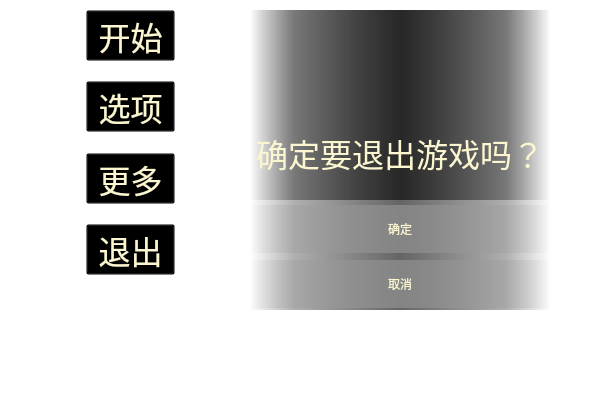
<?xml version="1.0" encoding="UTF-8"?>
<ui version="4.0">
 <class>MenuWidget</class>
 <widget class="QWidget" name="MenuWidget">
  <property name="windowModality">
   <enum>Qt::NonModal</enum>
  </property>
  <property name="geometry">
   <rect>
    <x>0</x>
    <y>0</y>
    <width>600</width>
    <height>400</height>
   </rect>
  </property>
  <property name="sizePolicy">
   <sizepolicy hsizetype="Preferred" vsizetype="Preferred">
    <horstretch>0</horstretch>
    <verstretch>0</verstretch>
   </sizepolicy>
  </property>
  <property name="sizeIncrement">
   <size>
    <width>0</width>
    <height>0</height>
   </size>
  </property>
  <property name="baseSize">
   <size>
    <width>0</width>
    <height>0</height>
   </size>
  </property>
  <property name="contextMenuPolicy">
   <enum>Qt::NoContextMenu</enum>
  </property>
  <property name="windowTitle">
   <string>Form</string>
  </property>
  <property name="styleSheet">
   <string notr="true">QWidget
{
  background: transparent;
}

QPushButton
{
  min-height: 42.85px;
  font: 24pt &quot;华文行楷&quot;;
  background: transparent;
  outline: none;
  color: rgb(251, 246, 208);
}

QPushButton:focus
{
  font: 30pt;
  color: rgb(255, 255, 23);
}

QPushButton:pressed
{
  color: white;
}

QLabel
{
  font: 24pt &quot;华文行楷&quot;;
  color: rgb(251, 246, 208);
  background: transparent;
}</string>
  </property>
  <widget class="QWidget" name="MainWidget" native="true">
   <property name="geometry">
    <rect>
     <x>30</x>
     <y>10</y>
     <width>200</width>
     <height>300</height>
    </rect>
   </property>
   <property name="focusPolicy">
    <enum>Qt::NoFocus</enum>
   </property>
   <layout class="QGridLayout" name="Layout_main">
    <item row="2" column="1">
     <widget class="QPushButton" name="Button_options">
      <property name="sizePolicy">
       <sizepolicy hsizetype="Preferred" vsizetype="Preferred">
        <horstretch>0</horstretch>
        <verstretch>0</verstretch>
       </sizepolicy>
      </property>
      <property name="minimumSize">
       <size>
        <width>0</width>
        <height>45</height>
       </size>
      </property>
      <property name="font">
       <font>
        <family>华文行楷</family>
        <pointsize>24</pointsize>
        <italic>false</italic>
        <bold>false</bold>
       </font>
      </property>
      <property name="focusPolicy">
       <enum>Qt::WheelFocus</enum>
      </property>
      <property name="styleSheet">
       <string notr="true"/>
      </property>
      <property name="text">
       <string> 选项 </string>
      </property>
     </widget>
    </item>
    <item row="4" column="1">
     <widget class="QPushButton" name="Button_more">
      <property name="sizePolicy">
       <sizepolicy hsizetype="Preferred" vsizetype="Preferred">
        <horstretch>0</horstretch>
        <verstretch>0</verstretch>
       </sizepolicy>
      </property>
      <property name="minimumSize">
       <size>
        <width>0</width>
        <height>45</height>
       </size>
      </property>
      <property name="font">
       <font>
        <family>华文行楷</family>
        <pointsize>24</pointsize>
        <italic>false</italic>
        <bold>false</bold>
       </font>
      </property>
      <property name="focusPolicy">
       <enum>Qt::WheelFocus</enum>
      </property>
      <property name="styleSheet">
       <string notr="true"/>
      </property>
      <property name="text">
       <string> 更多 </string>
      </property>
     </widget>
    </item>
    <item row="6" column="1">
     <widget class="QPushButton" name="Button_quit">
      <property name="sizePolicy">
       <sizepolicy hsizetype="Preferred" vsizetype="Preferred">
        <horstretch>0</horstretch>
        <verstretch>0</verstretch>
       </sizepolicy>
      </property>
      <property name="minimumSize">
       <size>
        <width>0</width>
        <height>45</height>
       </size>
      </property>
      <property name="font">
       <font>
        <family>华文行楷</family>
        <pointsize>24</pointsize>
        <italic>false</italic>
        <bold>false</bold>
       </font>
      </property>
      <property name="focusPolicy">
       <enum>Qt::WheelFocus</enum>
      </property>
      <property name="styleSheet">
       <string notr="true"/>
      </property>
      <property name="text">
       <string> 退出 </string>
      </property>
     </widget>
    </item>
    <item row="0" column="1">
     <widget class="QPushButton" name="Button_start">
      <property name="sizePolicy">
       <sizepolicy hsizetype="Preferred" vsizetype="Preferred">
        <horstretch>0</horstretch>
        <verstretch>0</verstretch>
       </sizepolicy>
      </property>
      <property name="minimumSize">
       <size>
        <width>0</width>
        <height>45</height>
       </size>
      </property>
      <property name="sizeIncrement">
       <size>
        <width>0</width>
        <height>0</height>
       </size>
      </property>
      <property name="baseSize">
       <size>
        <width>0</width>
        <height>0</height>
       </size>
      </property>
      <property name="font">
       <font>
        <family>华文行楷</family>
        <pointsize>24</pointsize>
        <italic>false</italic>
        <bold>false</bold>
       </font>
      </property>
      <property name="tabletTracking">
       <bool>false</bool>
      </property>
      <property name="focusPolicy">
       <enum>Qt::WheelFocus</enum>
      </property>
      <property name="acceptDrops">
       <bool>false</bool>
      </property>
      <property name="autoFillBackground">
       <bool>false</bool>
      </property>
      <property name="styleSheet">
       <string notr="true"/>
      </property>
      <property name="text">
       <string> 开始 </string>
      </property>
      <property name="checkable">
       <bool>false</bool>
      </property>
      <property name="checked">
       <bool>false</bool>
      </property>
     </widget>
    </item>
    <item row="1" column="1">
     <spacer name="Spacer_interval_1">
      <property name="orientation">
       <enum>Qt::Vertical</enum>
      </property>
      <property name="sizeType">
       <enum>QSizePolicy::Preferred</enum>
      </property>
      <property name="sizeHint" stdset="0">
       <size>
        <width>20</width>
        <height>20</height>
       </size>
      </property>
     </spacer>
    </item>
    <item row="7" column="0">
     <spacer name="Spacer_left">
      <property name="orientation">
       <enum>Qt::Horizontal</enum>
      </property>
      <property name="sizeType">
       <enum>QSizePolicy::Expanding</enum>
      </property>
      <property name="sizeHint" stdset="0">
       <size>
        <width>40</width>
        <height>20</height>
       </size>
      </property>
     </spacer>
    </item>
    <item row="5" column="1">
     <spacer name="Spacer_interval_3">
      <property name="orientation">
       <enum>Qt::Vertical</enum>
      </property>
      <property name="sizeType">
       <enum>QSizePolicy::Preferred</enum>
      </property>
      <property name="sizeHint" stdset="0">
       <size>
        <width>20</width>
        <height>20</height>
       </size>
      </property>
     </spacer>
    </item>
    <item row="3" column="1">
     <spacer name="Spacer_interval_2">
      <property name="orientation">
       <enum>Qt::Vertical</enum>
      </property>
      <property name="sizeType">
       <enum>QSizePolicy::Preferred</enum>
      </property>
      <property name="sizeHint" stdset="0">
       <size>
        <width>20</width>
        <height>20</height>
       </size>
      </property>
     </spacer>
    </item>
    <item row="7" column="1">
     <spacer name="Spacer_bottom">
      <property name="orientation">
       <enum>Qt::Vertical</enum>
      </property>
      <property name="sizeType">
       <enum>QSizePolicy::Preferred</enum>
      </property>
      <property name="sizeHint" stdset="0">
       <size>
        <width>20</width>
        <height>40</height>
       </size>
      </property>
     </spacer>
    </item>
    <item row="7" column="2">
     <spacer name="Spacer_ringht">
      <property name="orientation">
       <enum>Qt::Horizontal</enum>
      </property>
      <property name="sizeType">
       <enum>QSizePolicy::Expanding</enum>
      </property>
      <property name="sizeHint" stdset="0">
       <size>
        <width>40</width>
        <height>20</height>
       </size>
      </property>
     </spacer>
    </item>
   </layout>
  </widget>
  <widget class="QWidget" name="QuitWidget" native="true">
   <property name="geometry">
    <rect>
     <x>250</x>
     <y>10</y>
     <width>300</width>
     <height>300</height>
    </rect>
   </property>
   <property name="focusPolicy">
    <enum>Qt::NoFocus</enum>
   </property>
   <property name="styleSheet">
    <string notr="true">QWidget
{
  background-color: qlineargradient(spread:pad, x1:0, y1:0, x2:1, y2:0, stop:0 rgba(0, 0, 0, 0), stop:0.147727 rgba(0, 0, 0, 80), stop:0.5 rgba(0, 0, 0, 155), stop:0.852273 rgba(0, 0, 0, 80), stop:1 rgba(0, 0, 0, 0));
}

QPushButton
{
  min-height: 48px;
  font: 24pt &quot;华文行楷&quot; rgb(251, 246, 208);
  margin: 5px 0px 2px 0px;
  background: qlineargradient(spread:repeat, x1:0, y1:0, x2:1, y2:0, stop:0 rgba(153, 153, 153, 0), stop:0.150838 rgba(153, 153, 153, 80), stop:0.49162 rgba(153, 153, 153, 155), stop:0.843575 rgba(153, 153, 153, 80), stop:1 rgba(153, 153, 153, 0));
  outline: none;
  border: none;
}

QPushButton:focus
{
  font: 30pt rgb(255, 255, 23);
  border-top: 1px solid qlineargradient(spread:pad, x1:0, y1:0, x2:1, y2:0, stop:0 rgba(0, 0, 0, 80), stop:0.505682 rgba(255, 255, 255, 255), stop:1 rgba(0, 0, 0, 80));
  border-bottom: 1px solid qlineargradient(spread:pad, x1:0, y1:0, x2:1, y2:0, stop:0 rgba(0, 0, 0, 80), stop:0.505682 rgba(255, 255, 255, 255), stop:1 rgba(0, 0, 0, 80));
}</string>
   </property>
   <layout class="QVBoxLayout" name="Layout_quit">
    <property name="spacing">
     <number>0</number>
    </property>
    <property name="topMargin">
     <number>0</number>
    </property>
    <property name="bottomMargin">
     <number>0</number>
    </property>
    <item>
     <widget class="QLabel" name="label">
      <property name="styleSheet">
       <string notr="true">image: url(:/images/images/Warning_m.png);</string>
      </property>
      <property name="text">
       <string/>
      </property>
      <property name="alignment">
       <set>Qt::AlignCenter</set>
      </property>
     </widget>
    </item>
    <item>
     <widget class="QLabel" name="Lable_quit">
      <property name="font">
       <font>
        <family>华文行楷</family>
        <pointsize>24</pointsize>
        <italic>false</italic>
        <bold>false</bold>
       </font>
      </property>
      <property name="text">
       <string>确定要退出游戏吗？</string>
      </property>
      <property name="alignment">
       <set>Qt::AlignCenter</set>
      </property>
     </widget>
    </item>
    <item>
     <widget class="QPushButton" name="Button_true">
      <property name="minimumSize">
       <size>
        <width>0</width>
        <height>55</height>
       </size>
      </property>
      <property name="focusPolicy">
       <enum>Qt::WheelFocus</enum>
      </property>
      <property name="styleSheet">
       <string notr="true">QPushButton:focus
{
  font: 30pt;
  color: red;
}</string>
      </property>
      <property name="text">
       <string>确定</string>
      </property>
     </widget>
    </item>
    <item>
     <widget class="QPushButton" name="Button_false">
      <property name="minimumSize">
       <size>
        <width>0</width>
        <height>55</height>
       </size>
      </property>
      <property name="focusPolicy">
       <enum>Qt::WheelFocus</enum>
      </property>
      <property name="text">
       <string>取消</string>
      </property>
     </widget>
    </item>
   </layout>
  </widget>
 </widget>
 <tabstops>
  <tabstop>Button_false</tabstop>
  <tabstop>Button_true</tabstop>
  <tabstop>Button_quit</tabstop>
  <tabstop>Button_start</tabstop>
  <tabstop>Button_options</tabstop>
  <tabstop>Button_more</tabstop>
 </tabstops>
 <resources/>
 <connections/>
</ui>
